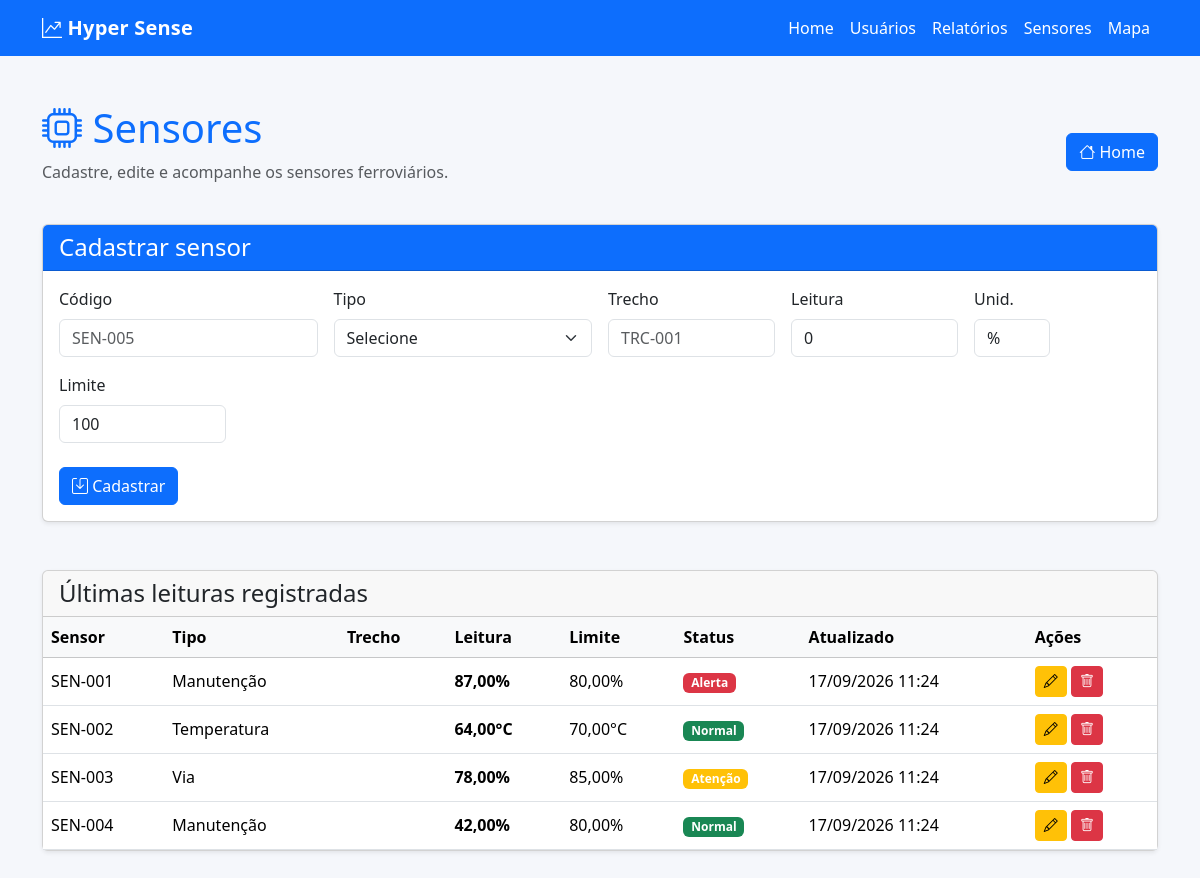
The page /Tela/sensores.php on the database as committed earlier.
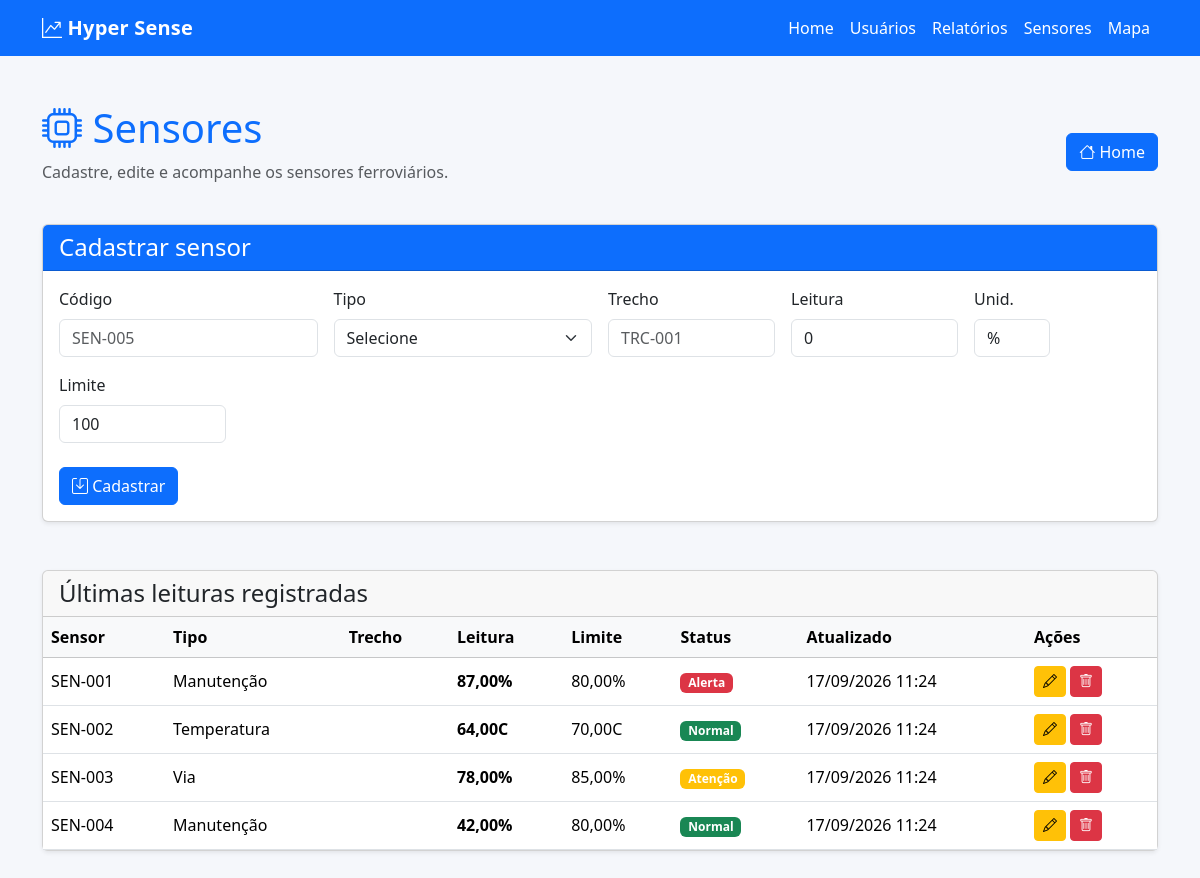
The same page on the database as committed later.
### tables this page shows
CREATE TABLE sensores (
    id INT AUTO_INCREMENT PRIMARY KEY,
    codigo VARCHAR(20) NOT NULL UNIQUE,
    tipo VARCHAR(50) NOT NULL,
    leitura DECIMAL(10,2) NOT NULL DEFAULT 0,
    unidade VARCHAR(20) NOT NULL,
    limite DECIMAL(10,2) NOT NULL DEFAULT 0,
    status VARCHAR(30) NOT NULL DEFAULT 'Normal',
    atualizado_em DATETIME NOT NULL DEFAULT CURRENT_TIMESTAMP
);

### Tela/sensores.php (the view, shortened to what this page needs)
<?php
require_once "../infra/conexao.php";
$editar = null;
$sensores = [];
$resultado = $conexao->query("
    SELECT *
    FROM sensores
    ORDER BY id ASC
");
while ($sensor = $resultado->fetch_assoc()) {
    $sensores[] = $sensor;
}
?>
<!DOCTYPE html>
<html lang="pt-BR">
<head>
<link href="https://cdn.jsdelivr.net/npm/bootstrap@5.3.3/dist/css/bootstrap.min.css" rel="stylesheet">
<link href="https://cdn.jsdelivr.net/npm/bootstrap-icons@1.11.3/font/bootstrap-icons.css" rel="stylesheet">
<link rel="stylesheet" href="../Css/style.css">
</head>
<body>
<nav class="navbar navbar-expand-lg bg-primary">
<div class="container">
<a class="navbar-brand text-white fw-bold" href="index.php">
<i class="bi bi-graph-up-arrow"></i>
Hyper Sense
</a>
<div class="navbar-nav ms-auto">
<a class="nav-link text-white" href="index.php">
Home
</a>
<a class="nav-link text-white" href="usuario.php">
Usuários
</a>
<a class="nav-link text-white" href="grafico.php">
Relatórios
</a>
<a class="nav-link text-white active" href="sensores.php">
Sensores
</a>
<a class="nav-link text-white" href="mapa.php">
Mapa
</a>
</div>
</div>
</nav>
<div class="container py-5">
<div class="d-flex justify-content-between align-items-center mb-4">
<div>
<h1 class="text-primary">
<i class="bi bi-cpu"></i>
Sensores
</h1>
<p class="text-muted">
Cadastre, edite e acompanhe os sensores ferroviários.
</p>
</div>
<a href="index.php" class="btn btn-primary">
<i class="bi bi-house"></i>
Home
</a>
</div>
<div class="card shadow-sm mb-5">
<div class="card-header bg-primary text-white">
<h4 class="mb-0">
<?= $editar ? "Editar sensor" : "Cadastrar sensor" ?>
</h4>
</div>
<div class="card-body">
<form method="POST">
<div class="row g-3">
<div class="col-md-3">
<label class="form-label">
Código
</label>
<input
type="text"
name="codigo"
class="form-control"
required
value="<?= htmlspecialchars($editar["codigo"] ?? "") ?>"
placeholder="SEN-005"
>
</div>
<div class="col-md-3">
<label class="form-label">
Tipo
</label>
<select name="tipo" class="form-select" required>
<option value="">Selecione</option>
</select>
</div>
<div class="col-md-2">
<label class="form-label">
Trecho
</label>
<input
type="text"
name="trecho"
class="form-control"
value="<?= htmlspecialchars($editar["trecho"] ?? "") ?>"
placeholder="TRC-001"
>
</div>
<div class="col-md-2">
<label class="form-label">
Leitura
</label>
<input
type="number"
step="0.01"
name="leitura"
class="form-control"
required
value="<?= $editar["leitura"] ?? 0 ?>"
>
</div>
<div class="col-md-1">
<label class="form-label">
Unid.
</label>
<input
type="text"
name="unidade"
class="form-control"
value="<?= htmlspecialchars($editar["unidade"] ?? "%") ?>"
>
</div>
<div class="col-md-2">
<label class="form-label">
Limite
</label>
<input
type="number"
step="0.01"
name="limite"
class="form-control"
required
value="<?= $editar["limite"] ?? 100 ?>"
>
</div>
</div>
<div class="mt-4">
<button class="btn btn-primary">
<i class="bi bi-save"></i>
<?= $editar ? "Atualizar" : "Cadastrar" ?>
</button>
</div>
</form>
</div>
</div>
<div class="card shadow-sm">
<div class="card-header">
<h4 class="mb-0">
Últimas leituras registradas
</h4>
</div>
<div class="table-responsive">
<table class="table table-hover mb-0">
<thead class="table-light">
<tr>
<th>Sensor</th>
<th>Tipo</th>
<th>Trecho</th>
<th>Leitura</th>
<th>Limite</th>
<th>Status</th>
<th>Atualizado</th>
<th>Ações</th>
</tr>
</thead>
<tbody>
<?php foreach ($sensores as $sensor): ?>
<tr>
<td>
<?= htmlspecialchars($sensor["codigo"]) ?>
</td>
<td>
<?= htmlspecialchars($sensor["tipo"]) ?>
</td>
<td>
</td>
<td>
<strong>
<?= number_format($sensor["leitura"], 2, ",", ".") ?>
<?= htmlspecialchars($sensor["unidade"]) ?>
</strong>
</td>
<td>
<?= number_format($sensor["limite"], 2, ",", ".") ?>
<?= htmlspecialchars($sensor["unidade"]) ?>
</td>
<td>
<?php
$classe = match ($sensor["status"]) {
    "Alerta" => "danger",
    "Atenção" => "warning",
    default => "success"
};
?>
<span class="badge bg-<?= $classe ?>">
<?= htmlspecialchars($sensor["status"]) ?>
</span>
</td>
<td>
<?= date(
    "d/m/Y H:i",
    strtotime($sensor["atualizado_em"])
) ?>
</td>
<td>
<a
href="?editar=<?= $sensor["id"] ?>"
class="btn btn-sm btn-warning"
>
<i class="bi bi-pencil"></i>
</a>
<form
method="POST"
style="display:inline"
onsubmit="return confirm('Excluir este sensor?')"
>
<button class="btn btn-sm btn-danger">
<i class="bi bi-trash"></i>
</button>
</form>
</td>
</tr>
<?php endforeach; ?>
</tbody>
</table>
</div>
</div>
</div>
</body>
</html>

### Css/style.css (style rules this page uses)
body { min-height: 100vh; background: #f5f7fb; }
.navbar-brand { letter-spacing: 0.2px; }
.table td, .table th { vertical-align: middle; }

Rows that differ between the two databases and show on the page:
changed sensores "SEN-002": unidade "°C" → "C"
